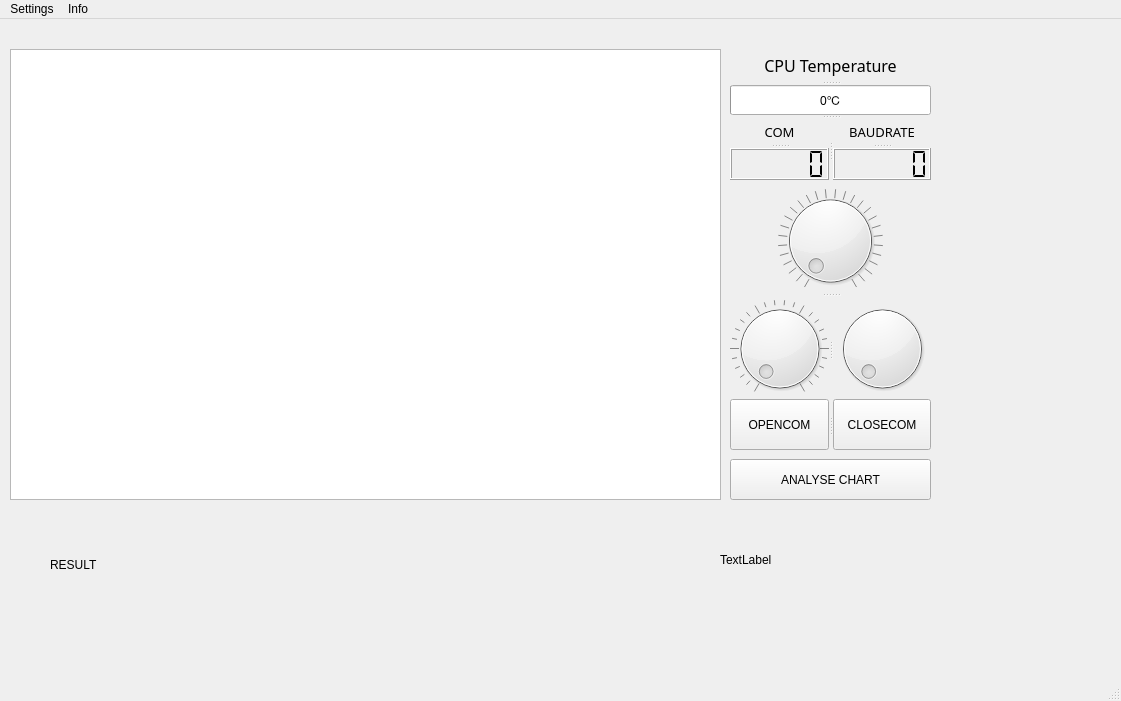
<?xml version="1.0" encoding="UTF-8"?>
<ui version="4.0">
 <class>MainWindow</class>
 <widget class="QMainWindow" name="MainWindow">
  <property name="geometry">
   <rect>
    <x>0</x>
    <y>0</y>
    <width>1121</width>
    <height>701</height>
   </rect>
  </property>
  <property name="windowTitle">
   <string>Gyrflacon Sensor System Professional</string>
  </property>
  <property name="dockNestingEnabled">
   <bool>true</bool>
  </property>
  <property name="unifiedTitleAndToolBarOnMac">
   <bool>false</bool>
  </property>
  <widget class="QWidget" name="centralwidget">
   <widget class="QSplitter" name="splitter_2">
    <property name="geometry">
     <rect>
      <x>730</x>
      <y>170</y>
      <width>201</width>
      <height>211</height>
     </rect>
    </property>
    <property name="orientation">
     <enum>Qt::Vertical</enum>
    </property>
    <widget class="QDial" name="dialTimeScale">
     <property name="minimum">
      <number>60</number>
     </property>
     <property name="maximum">
      <number>600</number>
     </property>
     <property name="singleStep">
      <number>10</number>
     </property>
     <property name="invertedAppearance">
      <bool>false</bool>
     </property>
     <property name="invertedControls">
      <bool>false</bool>
     </property>
     <property name="wrapping">
      <bool>false</bool>
     </property>
     <property name="notchesVisible">
      <bool>true</bool>
     </property>
    </widget>
    <widget class="QSplitter" name="splitter">
     <property name="orientation">
      <enum>Qt::Horizontal</enum>
     </property>
     <widget class="QDial" name="dialTimeStart">
      <property name="maximum">
       <number>100</number>
      </property>
      <property name="singleStep">
       <number>1</number>
      </property>
      <property name="notchesVisible">
       <bool>true</bool>
      </property>
     </widget>
     <widget class="QDial" name="dial_3"/>
    </widget>
   </widget>
   <widget class="QLabel" name="label_4">
    <property name="geometry">
     <rect>
      <x>50</x>
      <y>450</y>
      <width>281</width>
      <height>191</height>
     </rect>
    </property>
    <property name="text">
     <string>RESULT</string>
    </property>
   </widget>
   <widget class="QLabel" name="label_5">
    <property name="geometry">
     <rect>
      <x>720</x>
      <y>530</y>
      <width>91</width>
      <height>21</height>
     </rect>
    </property>
    <property name="text">
     <string>TextLabel</string>
    </property>
   </widget>
   <widget class="QSplitter" name="splitter_8">
    <property name="geometry">
     <rect>
      <x>730</x>
      <y>30</y>
      <width>201</width>
      <height>131</height>
     </rect>
    </property>
    <property name="orientation">
     <enum>Qt::Vertical</enum>
    </property>
    <widget class="QSplitter" name="splitter_3">
     <property name="orientation">
      <enum>Qt::Vertical</enum>
     </property>
     <widget class="QSplitter" name="splitter_7">
      <property name="orientation">
       <enum>Qt::Vertical</enum>
      </property>
      <widget class="QLabel" name="label">
       <property name="font">
        <font>
         <family>UD Digi Kyokasho NK-R</family>
         <pointsize>12</pointsize>
        </font>
       </property>
       <property name="text">
        <string>CPU Temperature</string>
       </property>
       <property name="alignment">
        <set>Qt::AlignCenter</set>
       </property>
      </widget>
      <widget class="QProgressBar" name="progressBarChipTemp">
       <property name="value">
        <number>0</number>
       </property>
       <property name="alignment">
        <set>Qt::AlignJustify|Qt::AlignVCenter</set>
       </property>
       <property name="textDirection">
        <enum>QProgressBar::BottomToTop</enum>
       </property>
       <property name="format">
        <string>%p℃</string>
       </property>
      </widget>
     </widget>
    </widget>
    <widget class="QSplitter" name="splitter_6">
     <property name="orientation">
      <enum>Qt::Horizontal</enum>
     </property>
     <widget class="QSplitter" name="splitter_4">
      <property name="orientation">
       <enum>Qt::Vertical</enum>
      </property>
      <widget class="QLabel" name="label_2">
       <property name="font">
        <font>
         <family>UD Digi Kyokasho NK-R</family>
         <pointsize>10</pointsize>
        </font>
       </property>
       <property name="text">
        <string>COM</string>
       </property>
       <property name="alignment">
        <set>Qt::AlignCenter</set>
       </property>
      </widget>
      <widget class="QLCDNumber" name="lcdNumberCOM">
       <property name="font">
        <font>
         <stylestrategy>PreferDefault</stylestrategy>
        </font>
       </property>
       <property name="digitCount">
        <number>6</number>
       </property>
       <property name="segmentStyle">
        <enum>QLCDNumber::Flat</enum>
       </property>
       <property name="intValue" stdset="0">
        <number>0</number>
       </property>
      </widget>
     </widget>
     <widget class="QSplitter" name="splitter_5">
      <property name="orientation">
       <enum>Qt::Vertical</enum>
      </property>
      <widget class="QLabel" name="label_3">
       <property name="font">
        <font>
         <family>UD Digi Kyokasho NK-R</family>
         <pointsize>10</pointsize>
        </font>
       </property>
       <property name="text">
        <string>BAUDRATE</string>
       </property>
       <property name="alignment">
        <set>Qt::AlignCenter</set>
       </property>
      </widget>
      <widget class="QLCDNumber" name="lcdNumberBaudrate">
       <property name="digitCount">
        <number>6</number>
       </property>
       <property name="segmentStyle">
        <enum>QLCDNumber::Flat</enum>
       </property>
      </widget>
     </widget>
    </widget>
   </widget>
   <widget class="QSplitter" name="splitter_9">
    <property name="geometry">
     <rect>
      <x>730</x>
      <y>380</y>
      <width>201</width>
      <height>51</height>
     </rect>
    </property>
    <property name="orientation">
     <enum>Qt::Horizontal</enum>
    </property>
    <widget class="QPushButton" name="pushButtonOpenCOM">
     <property name="cursor">
      <cursorShape>PointingHandCursor</cursorShape>
     </property>
     <property name="text">
      <string>OPENCOM</string>
     </property>
    </widget>
    <widget class="QPushButton" name="pushButtonCloseCom">
     <property name="cursor">
      <cursorShape>PointingHandCursor</cursorShape>
     </property>
     <property name="text">
      <string>CLOSECOM</string>
     </property>
    </widget>
   </widget>
   <widget class="QChartView" name="ChartSensor">
    <property name="geometry">
     <rect>
      <x>10</x>
      <y>30</y>
      <width>711</width>
      <height>451</height>
     </rect>
    </property>
   </widget>
   <widget class="QLabel" name="labelTimeScale">
    <property name="geometry">
     <rect>
      <x>930</x>
      <y>210</y>
      <width>61</width>
      <height>31</height>
     </rect>
    </property>
    <property name="text">
     <string/>
    </property>
   </widget>
   <widget class="QPushButton" name="pushButtonAnalyse">
    <property name="geometry">
     <rect>
      <x>730</x>
      <y>440</y>
      <width>201</width>
      <height>41</height>
     </rect>
    </property>
    <property name="text">
     <string>ANALYSE CHART</string>
    </property>
   </widget>
  </widget>
  <widget class="QMenuBar" name="menubar">
   <property name="geometry">
    <rect>
     <x>0</x>
     <y>0</y>
     <width>1121</width>
     <height>23</height>
    </rect>
   </property>
   <widget class="QMenu" name="menuInfo">
    <property name="title">
     <string>Info</string>
    </property>
    <addaction name="actionContast_us"/>
    <addaction name="actionGyrflaconSensorSystem"/>
    <addaction name="separator"/>
    <addaction name="actionLicenseCode"/>
   </widget>
   <widget class="QMenu" name="menuSettings">
    <property name="title">
     <string>Settings</string>
    </property>
    <addaction name="actionCOM_Setting"/>
   </widget>
   <addaction name="menuSettings"/>
   <addaction name="menuInfo"/>
  </widget>
  <widget class="QStatusBar" name="statusbar"/>
  <action name="actionContast_us">
   <property name="text">
    <string>Contast us</string>
   </property>
  </action>
  <action name="actionGyrflaconSensorSystem">
   <property name="text">
    <string>About Gyrflacon System</string>
   </property>
  </action>
  <action name="actionCOM_Setting">
   <property name="text">
    <string>COM Setting</string>
   </property>
  </action>
  <action name="actionLicenseCode">
   <property name="text">
    <string>ActiveSoftware</string>
   </property>
  </action>
 </widget>
 <customwidgets>
  <customwidget>
   <class>QChartView</class>
   <extends>QGraphicsView</extends>
   <header>PyQt5.QtChart</header>
  </customwidget>
 </customwidgets>
 <resources/>
 <connections>
  <connection>
   <sender>actionContast_us</sender>
   <signal>triggered()</signal>
   <receiver>MainWindow</receiver>
   <slot>OpenContactus()</slot>
   <hints>
    <hint type="sourcelabel">
     <x>-1</x>
     <y>-1</y>
    </hint>
    <hint type="destinationlabel">
     <x>582</x>
     <y>381</y>
    </hint>
   </hints>
  </connection>
  <connection>
   <sender>actionGyrflaconSensorSystem</sender>
   <signal>triggered()</signal>
   <receiver>MainWindow</receiver>
   <slot>OpenSysinfo()</slot>
   <hints>
    <hint type="sourcelabel">
     <x>-1</x>
     <y>-1</y>
    </hint>
    <hint type="destinationlabel">
     <x>582</x>
     <y>381</y>
    </hint>
   </hints>
  </connection>
  <connection>
   <sender>actionLicenseCode</sender>
   <signal>triggered()</signal>
   <receiver>MainWindow</receiver>
   <slot>OpenActiveSoftware()</slot>
   <hints>
    <hint type="sourcelabel">
     <x>-1</x>
     <y>-1</y>
    </hint>
    <hint type="destinationlabel">
     <x>582</x>
     <y>381</y>
    </hint>
   </hints>
  </connection>
  <connection>
   <sender>actionCOM_Setting</sender>
   <signal>triggered()</signal>
   <receiver>MainWindow</receiver>
   <slot>OpenCOMSetting()</slot>
   <hints>
    <hint type="sourcelabel">
     <x>-1</x>
     <y>-1</y>
    </hint>
    <hint type="destinationlabel">
     <x>582</x>
     <y>381</y>
    </hint>
   </hints>
  </connection>
  <connection>
   <sender>pushButtonOpenCOM</sender>
   <signal>clicked()</signal>
   <receiver>MainWindow</receiver>
   <slot>ConnectCOM()</slot>
   <hints>
    <hint type="sourcelabel">
     <x>761</x>
     <y>446</y>
    </hint>
    <hint type="destinationlabel">
     <x>718</x>
     <y>505</y>
    </hint>
   </hints>
  </connection>
  <connection>
   <sender>pushButtonCloseCom</sender>
   <signal>clicked()</signal>
   <receiver>MainWindow</receiver>
   <slot>DisconnectCOM()</slot>
   <hints>
    <hint type="sourcelabel">
     <x>872</x>
     <y>433</y>
    </hint>
    <hint type="destinationlabel">
     <x>947</x>
     <y>497</y>
    </hint>
   </hints>
  </connection>
  <connection>
   <sender>dialTimeScale</sender>
   <signal>valueChanged(int)</signal>
   <receiver>MainWindow</receiver>
   <slot>SetTimeScale()</slot>
   <hints>
    <hint type="sourcelabel">
     <x>849</x>
     <y>239</y>
    </hint>
    <hint type="destinationlabel">
     <x>1071</x>
     <y>241</y>
    </hint>
   </hints>
  </connection>
  <connection>
   <sender>dialTimeStart</sender>
   <signal>valueChanged(int)</signal>
   <receiver>MainWindow</receiver>
   <slot>SetTimeStart()</slot>
   <hints>
    <hint type="sourcelabel">
     <x>788</x>
     <y>355</y>
    </hint>
    <hint type="destinationlabel">
     <x>851</x>
     <y>587</y>
    </hint>
   </hints>
  </connection>
  <connection>
   <sender>pushButtonAnalyse</sender>
   <signal>clicked()</signal>
   <receiver>MainWindow</receiver>
   <slot>AnalyseChart()</slot>
   <hints>
    <hint type="sourcelabel">
     <x>828</x>
     <y>482</y>
    </hint>
    <hint type="destinationlabel">
     <x>780</x>
     <y>640</y>
    </hint>
   </hints>
  </connection>
 </connections>
 <slots>
  <slot>OpenContactus()</slot>
  <slot>OpenSysinfo()</slot>
  <slot>OpenActiveSoftware()</slot>
  <slot>OpenCOMSetting()</slot>
  <slot>ConnectCOM()</slot>
  <slot>DisconnectCOM()</slot>
  <slot>SetTimeScale()</slot>
  <slot>SetTimeStart()</slot>
  <slot>AnalyseChart()</slot>
 </slots>
</ui>
